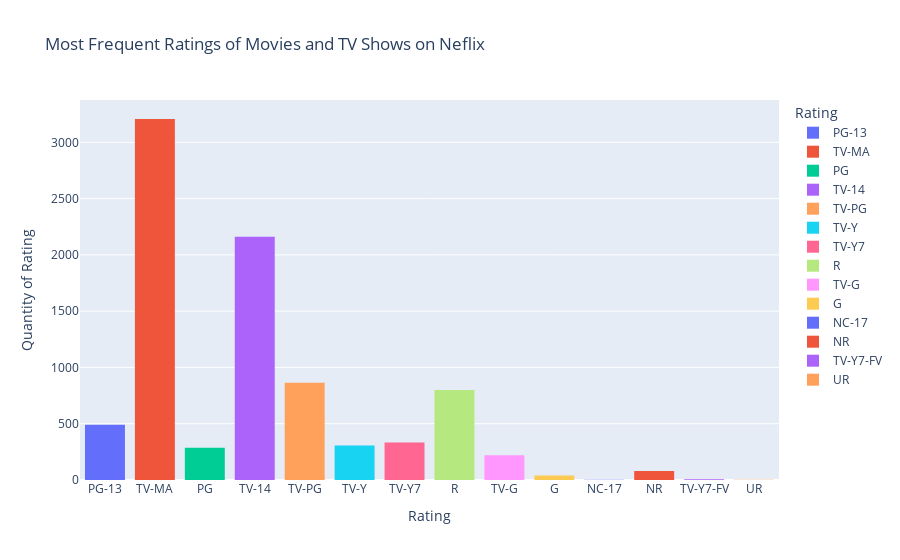

Source (notebook cell):
### Code cell
ratings_dict = {} 

# creating ratings dictionary
for i in df_net.index:
    rating = df_net.iloc[i]['rating']
    if rating in ratings_dict: ratings_dict[rating] += 1
    else: ratings_dict[rating] = 1

# deleting invalid ratings
del ratings_dict['74 min']
del ratings_dict['84 min']
del ratings_dict['66 min']
print(ratings_dict)

# converting to valid 2d list
ratings = list(ratings_dict.keys())
nums = list(ratings_dict.values())
ratings_list = []

for i in range(len(ratings)):
    ratings_list.append([ratings[i], nums[i]])

# creating ratings dictionary
ratings_df = pd.DataFrame(ratings_list, columns=['rating','num'])
ratings_df
fig4 = px.histogram(ratings_df, x='rating', y='num', color='rating', title='Most Frequent Ratings of Movies and TV Shows on Neflix', labels={"num": "Quantity of Rating", "rating": "Rating"})
fig4.update_layout(yaxis_title="Quantity of Rating")

# plotting
fig4.show()

### Figure 1 — Plotly figure (JSON) as saved in the notebook; plotly's stock layout.template omitted (floating-point values rounded to 4 significant figures)
{"data": [{"alignmentgroup": "True", "bingroup": "x", "histfunc": "sum", "hovertemplate": "Rating=%{x}<br>sum of Quantity of Rating=%{y}<extra></extra>", "legendgroup": "PG-13", "marker": {"color": "#636efa", "pattern": {"shape": ""}}, "name": "PG-13", "offsetgroup": "PG-13", "orientation": "v", "showlegend": true, "type": "histogram", "x": ["PG-13"], "xaxis": "x", "y": [490], "yaxis": "y"}, {"alignmentgroup": "True", "bingroup": "x", "histfunc": "sum", "hovertemplate": "Rating=%{x}<br>sum of Quantity of Rating=%{y}<extra></extra>", "legendgroup": "TV-MA", "marker": {"color": "#EF553B", "pattern": {"shape": ""}}, "name": "TV-MA", "offsetgroup": "TV-MA", "orientation": "v", "showlegend": true, "type": "histogram", "x": ["TV-MA"], "xaxis": "x", "y": [3207], "yaxis": "y"}, {"alignmentgroup": "True", "bingroup": "x", "histfunc": "sum", "hovertemplate": "Rating=%{x}<br>sum of Quantity of Rating=%{y}<extra></extra>", "legendgroup": "PG", "marker": {"color": "#00cc96", "pattern": {"shape": ""}}, "name": "PG", "offsetgroup": "PG", "orientation": "v", "showlegend": true, "type": "histogram", "x": ["PG"], "xaxis": "x", "y": [287], "yaxis": "y"}, {"alignmentgroup": "True", "bingroup": "x", "histfunc": "sum", "hovertemplate": "Rating=%{x}<br>sum of Quantity of Rating=%{y}<extra></extra>", "legendgroup": "TV-14", "marker": {"color": "#ab63fa", "pattern": {"shape": ""}}, "name": "TV-14", "offsetgroup": "TV-14", "orientation": "v", "showlegend": true, "type": "histogram", "x": ["TV-14"], "xaxis": "x", "y": [2160], "yaxis": "y"}, {"alignmentgroup": "True", "bingroup": "x", "histfunc": "sum", "hovertemplate": "Rating=%{x}<br>sum of Quantity of Rating=%{y}<extra></extra>", "legendgroup": "TV-PG", "marker": {"color": "#FFA15A", "pattern": {"shape": ""}}, "name": "TV-PG", "offsetgroup": "TV-PG", "orientation": "v", "showlegend": true, "type": "histogram", "x": ["TV-PG"], "xaxis": "x", "y": [863], "yaxis": "y"}, {"alignmentgroup": "True", "bingroup": "x", "histfunc": "sum", "hovertemplate": "Rating=%{x}<br>sum of Quantity of Rating=%{y}<extra></extra>", "legendgroup": "TV-Y", "marker": {"color": "#19d3f3", "pattern": {"shape": ""}}, "name": "TV-Y", "offsetgroup": "TV-Y", "orientation": "v", "showlegend": true, "type": "histogram", "x": ["TV-Y"], "xaxis": "x", "y": [307], "yaxis": "y"}, {"alignmentgroup": "True", "bingroup": "x", "histfunc": "sum", "hovertemplate": "Rating=%{x}<br>sum of Quantity of Rating=%{y}<extra></extra>", "legendgroup": "TV-Y7", "marker": {"color": "#FF6692", "pattern": {"shape": ""}}, "name": "TV-Y7", "offsetgroup": "TV-Y7", "orientation": "v", "showlegend": true, "type": "histogram", "x": ["TV-Y7"], "xaxis": "x", "y": [334], "yaxis": "y"}, {"alignmentgroup": "True", "bingroup": "x", "histfunc": "sum", "hovertemplate": "Rating=%{x}<br>sum of Quantity of Rating=%{y}<extra></extra>", "legendgroup": "R", "marker": {"color": "#B6E880", "pattern": {"shape": ""}}, "name": "R", "offsetgroup": "R", "orientation": "v", "showlegend": true, "type": "histogram", "x": ["R"], "xaxis": "x", "y": [799], "yaxis": "y"}, {"alignmentgroup": "True", "bingroup": "x", "histfunc": "sum", "hovertemplate": "Rating=%{x}<br>sum of Quantity of Rating=%{y}<extra></extra>", "legendgroup": "TV-G", "marker": {"color": "#FF97FF", "pattern": {"shape": ""}}, "name": "TV-G", "offsetgroup": "TV-G", "orientation": "v", "showlegend": true, "type": "histogram", "x": ["TV-G"], "xaxis": "x", "y": [220], "yaxis": "y"}, {"alignmentgroup": "True", "bingroup": "x", "histfunc": "sum", "hovertemplate": "Rating=%{x}<br>sum of Quantity of Rating=%{y}<extra></extra>", "legendgroup": "G", "marker": {"color": "#FECB52", "pattern": {"shape": ""}}, "name": "G", "offsetgroup": "G", "orientation": "v", "showlegend": true, "type": "histogram", "x": ["G"], "xaxis": "x", "y": [41], "yaxis": "y"}, {"alignmentgroup": "True", "bingroup": "x", "histfunc": "sum", "hovertemplate": "Rating=%{x}<br>sum of Quantity of Rating=%{y}<extra></extra>", "legendgroup": "NC-17", "marker": {"color": "#636efa", "pattern": {"shape": ""}}, "name": "NC-17", "offsetgroup": "NC-17", "orientation": "v", "showlegend": true, "type": "histogram", "x": ["NC-17"], "xaxis": "x", "y": [3], "yaxis": "y"}, {"alignmentgroup": "True", "bingroup": "x", "histfunc": "sum", "hovertemplate": "Rating=%{x}<br>sum of Quantity of Rating=%{y}<extra></extra>", "legendgroup": "NR", "marker": {"color": "#EF553B", "pattern": {"shape": ""}}, "name": "NR", "offsetgroup": "NR", "orientation": "v", "showlegend": true, "type": "histogram", "x": ["NR"], "xaxis": "x", "y": [80], "yaxis": "y"}, {"alignmentgroup": "True", "bingroup": "x", "histfunc": "sum", "hovertemplate": "Rating=%{x}<br>sum of Quantity of Rating=%{y}<extra></extra>", "legendgroup": "TV-Y7-FV", "marker": {"color": "#ab63fa", "pattern": {"shape": ""}}, "name": "TV-Y7-FV", "offsetgroup": "TV-Y7-FV", "orientation": "v", "showlegend": true, "type": "histogram", "x": ["TV-Y7-FV"], "xaxis": "x", "y": [6], "yaxis": "y"}, {"alignmentgroup": "True", "bingroup": "x", "histfunc": "sum", "hovertemplate": "Rating=%{x}<br>sum of Quantity of Rating=%{y}<extra></extra>", "legendgroup": "UR", "marker": {"color": "#FFA15A", "pattern": {"shape": ""}}, "name": "UR", "offsetgroup": "UR", "orientation": "v", "showlegend": true, "type": "histogram", "x": ["UR"], "xaxis": "x", "y": [3], "yaxis": "y"}], "layout": {"barmode": "relative", "legend": {"title": {"text": "Rating"}, "tracegroupgap": 0}, "title": {"text": "Most Frequent Ratings of Movies and TV Shows on Neflix"}, "xaxis": {"anchor": "y", "categoryarray": ["PG-13", "TV-MA", "PG", "TV-14", "TV-PG", "TV-Y", "TV-Y7", "R", "TV-G", "G", "NC-17", "NR", null, "TV-Y7-FV", "UR"], "categoryorder": "array", "domain": [0, 1], "title": {"text": "Rating"}}, "yaxis": {"anchor": "x", "domain": [0, 1], "title": {"text": "Quantity of Rating"}}}}
